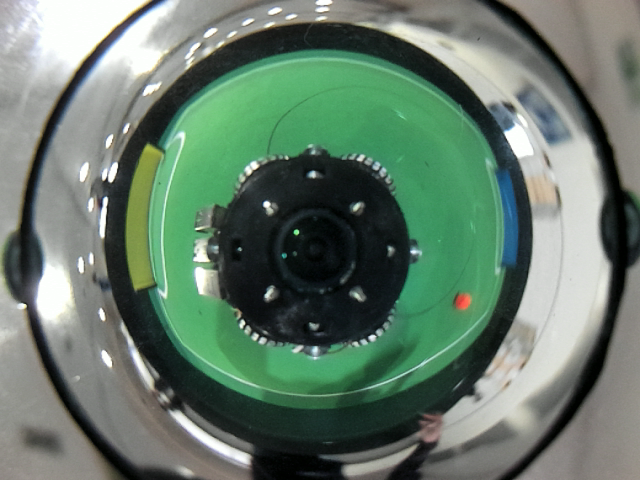
#> input picture img/109.png, 640 x 480 px
$ python Test.py
#> lines starting #> are read from the running program, lines starting #| are printed output that depends on the picture; after the words box and inside, x2 and y2 are one past the last pixel; in counts of white or black regions, pixels touching at a corner belong together; long printed decimals are rounded
### Utility.py
import cv2
import numpy as np
import Values as val
import math


def load_test_image(path):
    """
    Reads the image using opencv and returns it

    :param str path: Path to the image
    :return: image read by opencv
    """
#> called with path = 'img/109.png'
    img = cv2.imread(path)
#> img is the input picture: shape (480, 640, 3); mean B, G, R 107, 122.5, 101.5
    return img


def show_test_image(img, title=""):
    """
    Displays a given image in using opencv

    :param img: image to be displayed
    :param str title: name of the window
    :return:
    """
    cv2.imshow(title, img)
    cv2.waitKey(0)


# [11 lines left out: function unwrap, not called in this run]


def drawCross(img, x_middle, y_middle, size=50, color=(0, 0, 0), line_strength=1, angle=0):
    """
    Returns an image with a marker at an x, y value.

    :param Any img: Image to draw on
    :param int x_middle: Where the marker should be drawn on the x-axis
    :param int y_middle: Where the marker should be drawn on the y-axis
    :param int size: SIze the marker should have
    :param tuple color: Color the marker should have
    :param int line_strength: Strength the marker should have
    :return: image with marker
    """

    x_pt1 = [int(x_middle - size / 2), int(y_middle)]
    x_pt2 = [int(x_middle + size / 2), int(y_middle)]
    y_pt1 = [int(x_middle), int(y_middle - size / 2)]
    y_pt2 = [int(x_middle), int(y_middle + size / 2)]
    cv2.line(img, x_pt1, x_pt2, color, line_strength)
    cv2.line(img, y_pt1, y_pt2, color, line_strength)
    if angle != None:
        cv2.putText(img, f'{math.floor(angle)}deg', (int(x_middle - (size / 2)), y_middle - 20), cv2.FONT_HERSHEY_SIMPLEX, 1, color)
    return img


# [16 lines left out: function scrollImage, not called in this run]


def drawRobotMiddleCross(
        img,
        c_diameter=val.FIELD_DIAMETER,
        robot_offset=val.CENTER_IMAGE,
        robot_mask=False
):
    """
    Returns an image with a special marker for the robot and where the soccer-field is.

    :param Any img: Image to draw on
    :param int c_diameter: Diameter if the circular soccer field
    :param tuple  robot_offset: Offset of the camera in relation to the mirror
    :param bool robot_mask: Draw a black circle on top of the robot
    :return: image with special marker for the robot
    """

    w = img.shape[1]
    h = img.shape[0]

    x_pt1 = [int(val.CENTER_IMAGE[0] + c_diameter / 2), int(val.CENTER_IMAGE[1])]
    x_pt2 = [int(val.CENTER_IMAGE[0] - c_diameter / 2), int(val.CENTER_IMAGE[1])]
    y_pt1 = [int(val.CENTER_IMAGE[0]), int(val.CENTER_IMAGE[1] + c_diameter / 2)]
    y_pt2 = [int(val.CENTER_IMAGE[0]), int(val.CENTER_IMAGE[1] - c_diameter / 2)]

    if robot_mask:
        cv2.circle(img, val.CENTER_IMAGE, val.ROBOT_RADIUS, (0, 0, 0), -1)
    cv2.circle(img, val.CENTER_IMAGE, int(c_diameter / 2), (0, 0, 255), 1)

    cv2.line(img, y_pt1, y_pt2, (0, 0, 255), 1)
    cv2.line(img, x_pt1, x_pt2, (0, 0, 255), 1)

    return img


# [16 lines left out: function drawTriangle, not called in this run]


def drawTriangle(img, middle1, middle2=val.CENTER_IMAGE, color=(255, 255, 255), line_strength=2):
    """

    :param img:
    :param middle1:
    :param middle2:
    :param color:
    :param line_strength:
    :return:
    """
    pt_c1 = [int(middle1[0]), int(middle1[1])]
    pt_c2 = [int(middle2[0]), int(middle2[1])]
    pt_a1 = [int(middle1[0]), int(middle1[1])]
    pt_a2 = [int(middle1[0]), int(middle2[1])]
    pt_b1 = [int(middle1[0]), int(middle2[1])]
    pt_b2 = [int(middle2[0]), int(middle2[1])]

    cv2.line(img, pt_c1, pt_c2, color, line_strength)
    cv2.line(img, pt_a1, pt_a2, color, line_strength)
    cv2.line(img, pt_b1, pt_b2, color, line_strength)

    return img

### Ball.py
import cv2
import numpy as np
import math
import Utility as ut
import Values as val


def getMiddle(frame):
    """
    Gets the middle of the Ball using a mask

    :param frame: Image to be evaluated
    :return: floored x, y value representing the center of the ball
    """
    lower = np.array(val.BALL_COLOR[0])  # BALL_COLOR[0] consists of 3 Values: Blue Min, Green Min, Red Min
    upper = np.array(val.BALL_COLOR[1])  # BALL_COLOR[1] consists of 3 Values: Blue Max, Green Max, Red Max

    mask = cv2.inRange(frame, lower, upper)
    x, y, w, h = cv2.boundingRect(mask)
    return [math.floor(x + w / 2), math.floor(y + h / 2), w, h]


def getAngle(frame):
    """
    Gets the Angle of the yellow goal using a tangent using tan^-1(m)

    :param frame:
    :return:
    """
    x, y, w, h = getMiddle(frame)
#> in getMiddle, `mask = cv2.inRange(frame, lower, upper)`:
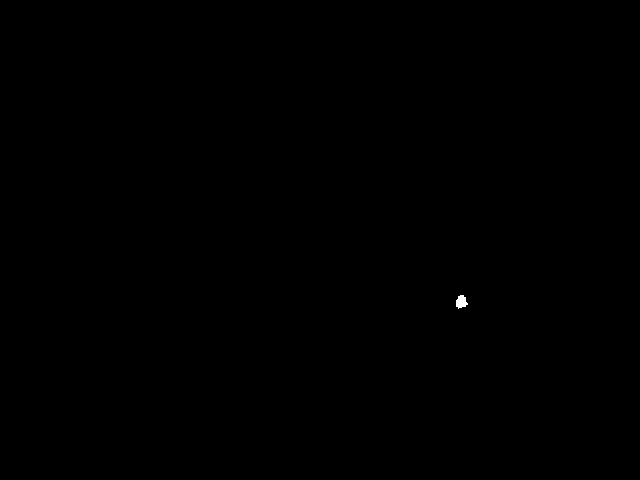
#> mask: shape (480, 640); 0.04% white; 1 white region, box (x1, y1, x2, y2) and area: (456, 295, 468, 309) 115
#> in getMiddle, `x, y, w, h = cv2.boundingRect(mask)`: x = 456; y = 295; w = 12; h = 14
#> x = 462; y = 302; w = 12; h = 14
    x = x - val.CENTER_IMAGE[0]
#> x = 148
    y = val.CENTER_IMAGE[1] - y
#> y = -52
    print(f"Ball: {x}, {y}")
#| Ball: 148, -52

    # QUADRANT I
    if x > 0 and y > 0:
        return math.degrees(np.arctan(y / x))

    # QUADRANT II
    elif x < 0 and y > 0:
        return math.degrees(np.arctan(y / x) + math.pi)

    # QUADRANT III
    elif x < 0 and y < 0:
        return math.degrees(np.arctan(y / x) + math.pi) - 360

    # QUADRANT IV
    elif x > 0 and y < 0:
        return math.degrees(np.arctan(y / x) + math.pi * 2) - 360


def getDistance(frame):
    raise NotImplementedError


# [4 lines left out: function getData, not called in this run]

### GoalYellow.py
import cv2
import numpy as np
import math
import Utility as ut
import Values as val

def getMiddle(frame):
    """
    Gets the middle of the Yellow Goal using a mask

    :param frame:
    :return: middle of the ball in x, y coords
    """
    lower = np.array(val.GOAL_Y_COLOR[0])  # BALL_COLOR[0] consists of 3 Values: Blue Min, Green Min, Red Min
    upper = np.array(val.GOAL_Y_COLOR[1])  # BALL_COLOR[1] consists of 3 Values: Blue Max, Green Max, Red Max

    mask = cv2.inRange(frame, lower, upper)
    x, y, w, h = cv2.boundingRect(mask)
    return [math.floor(x + w / 2), math.floor(y + h / 2), w, h]


def getAngle(frame):
    """
    Gets the Angle of the yellow goal using a tangent using tan^-1(m)

    :param frame:
    :return:
    """
    x, y, w, h = getMiddle(frame)
    x = x - val.CENTER_IMAGE[0]
    y = val.CENTER_IMAGE[1] - y
    print(f"Blue: {x}, {y}")

    # QUADRANT I
    if x > 0 and y > 0:
        return math.degrees(np.arctan(y / x))

    # QUADRANT II
    elif x < 0 and y > 0:
        return math.degrees(np.arctan(y / x) + math.pi)

    # QUADRANT III
    elif x < 0 and y < 0:
        return math.degrees(np.arctan(y / x) + math.pi) - 360

    # QUADRANT IV
    elif x > 0 and y < 0:
        return math.degrees(np.arctan(y / x) + math.pi * 2) - 360


def getDistance(frame):
    raise NotImplementedError


# [4 lines left out: function getData, not called in this run]

### GoalBlue.py
import cv2
import numpy as np
import math
import Utility as ut
import Values as val

def getMiddle(frame):
    """
    Gets the middle of the Ball using a mask

    :param frame:
    :return: middle of the ball in x, y coords
    """
    lower = np.array(val.GOAL_B_COLOR[0])  # BALL_COLOR[0] consists of 3 Values: Blue Min, Green Min, Red Min
    upper = np.array(val.GOAL_B_COLOR[1])  # BALL_COLOR[1] consists of 3 Values: Blue Max, Green Max, Red Max

    mask = cv2.inRange(frame, lower, upper)
    x, y, w, h = cv2.boundingRect(mask)
    return [math.floor(x + w / 2), math.floor(y + h / 2), w, h]


def getAngle(frame):
    """
    Gets the Angle of the yellow goal using a tangent using tan^-1(m)

    :param frame:
    :return:
    """
    x, y, w, h = getMiddle(frame)
    x = x - val.CENTER_IMAGE[0]
    y = val.CENTER_IMAGE[1] - y
    print(f"Yellow: {x}, {y}")

    # QUADRANT I
    if x > 0 and y > 0:
        return math.degrees(np.arctan(y / x))

    # QUADRANT II
    elif x < 0 and y > 0:
        return math.degrees(np.arctan(y / x) + math.pi)

    # QUADRANT III
    elif x < 0 and y < 0:
        return math.degrees(np.arctan(y / x) + math.pi) - 360

    # QUADRANT IV
    elif x > 0 and y < 0:
        return math.degrees(np.arctan(y / x) + math.pi * 2) - 360


def getDistance(frame):
    raise NotImplementedError


# [4 lines left out: function getData, not called in this run]

### Test.py
import Utility as ut
import numpy as np
import Ball
import GoalYellow
import GoalBlue

img = ut.load_test_image("img/109.png")

ball_angle = Ball.getAngle(img)
#> ball_angle = -19.36
ball_middle = Ball.getMiddle(img)
#> ball_middle = [462, 302, 12, 14]
ball_x = ball_middle[0]
#> ball_x = 462
ball_y = ball_middle[1]
#> ball_y = 302

gy_angle = GoalYellow.getAngle(img)
#> in getMiddle, `mask = cv2.inRange(frame, lower, upper)`:
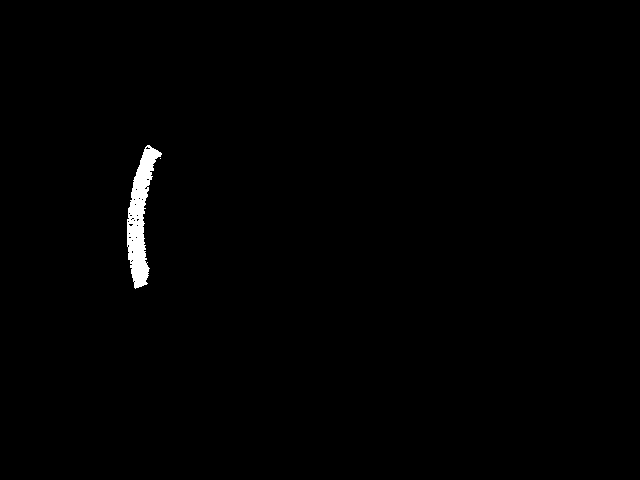
#> mask: shape (480, 640); 0.73% white; 2 white regions (1 under 20 px), largest, box (x1, y1, x2, y2) and area: (127, 145, 162, 289) 2231
#> in getMiddle, `x, y, w, h = cv2.boundingRect(mask)`: x = 127; y = 145; w = 35; h = 144
#> in getAngle, `x, y, w, h = getMiddle(frame)`: y = 217; w = 35; h = 144
#> in getAngle, `x = x - val.CENTER_IMAGE[0]`: x = -170
#> in getAngle, `y = val.CENTER_IMAGE[1] - y`: y = 33
#| Blue: -170, 33
#> gy_angle = 169
gy_middle = GoalYellow.getMiddle(img)
#> gy_middle = [144, 217, 35, 144]
gy_x = gy_middle[0]
#> gy_x = 144
gy_y = gy_middle[1]
#> gy_y = 217

gb_angle = GoalBlue.getAngle(img)
#> in getMiddle, `mask = cv2.inRange(frame, lower, upper)`:
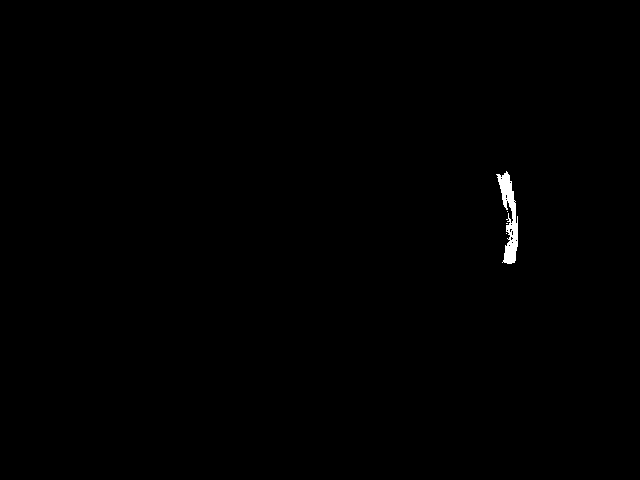
#> mask: shape (480, 640); 0.3% white; 4 white regions (3 under 20 px), largest, box (x1, y1, x2, y2) and area: (496, 171, 518, 264) 918
#> in getMiddle, `x, y, w, h = cv2.boundingRect(mask)`: x = 496; y = 171; w = 22; h = 93
#> in getAngle, `x, y, w, h = getMiddle(frame)`: x = 507; y = 217; w = 22; h = 93
#> in getAngle, `x = x - val.CENTER_IMAGE[0]`: x = 193
#> in getAngle, `y = val.CENTER_IMAGE[1] - y`: y = 33
#| Yellow: 193, 33
#> gb_angle = 9.7
gb_middle = GoalBlue.getMiddle(img)
#> gb_middle = [507, 217, 22, 93]
gb_x = gb_middle[0]
#> gb_x = 507
gb_y = gb_middle[1]
#> gb_y = 217


print(f"Middle of ball: x={ball_x} | y={ball_y} | angle={ball_angle}")
#| Middle of ball: x=462 | y=302 | angle=-19.359
print(f"Middle of yellow goal: x={gy_x} | y={gy_y} | angle={gy_angle}")
#| Middle of yellow goal: x=144 | y=217 | angle=169.015
print(f"Middle of blue goal: x={gb_x} | y={gb_y} | angle={gb_angle}")
#| Middle of blue goal: x=507 | y=217 | angle=9.703

ut.drawTriangle(img, (ball_x, ball_y))
ut.drawTriangle(img, (gy_x, gy_y))
#> in drawTriangle (call 2), `cv2.line(img, pt_a1, pt_a2, color, line_strength)`: img: shape (480, 640, 3); mean B, G, R 108, 123.4, 102.5
ut.drawTriangle(img, (gb_x, gb_y))
#> in drawTriangle (call 3), `cv2.line(img, pt_a1, pt_a2, color, line_strength)`: img: shape (480, 640, 3); mean B, G, R 108.7, 124, 103.3

ut.drawCross(img, ball_x, ball_y, 30, color=(0, 111, 255), line_strength=2, angle=ball_angle)
#> in drawCross, `x_pt1 = [int(x_middle - size / 2), int(y_middle)]`: x_pt1 = [447, 302]
#> in drawCross, `x_pt2 = [int(x_middle + size / 2), int(y_middle)]`: x_pt2 = [477, 302]
#> in drawCross, `y_pt1 = [int(x_middle), int(y_middle - size / 2)]`: y_pt1 = [462, 287]
#> in drawCross, `y_pt2 = [int(x_middle), int(y_middle + size / 2)]`: y_pt2 = [462, 317]
#> in drawCross, `cv2.line(img, x_pt1, x_pt2, color, line_strength)`: img: shape (480, 640, 3); mean B, G, R 108.7, 124, 103.4
#> in drawCross, `cv2.line(img, y_pt1, y_pt2, color, line_strength)`: img: shape (480, 640, 3); mean B, G, R 108.6, 124, 103.4
ut.drawCross(img, gy_x, gy_y, 30, color=(0, 255, 255), line_strength=2, angle=gy_angle)
#> in drawCross (call 2), `cv2.line(img, x_pt1, x_pt2, color, line_strength)`: img: shape (480, 640, 3); mean B, G, R 108.5, 124, 103.5
#> in drawCross (call 2), `cv2.line(img, y_pt1, y_pt2, color, line_strength)`: img: shape (480, 640, 3); mean B, G, R 108.4, 124, 103.5
ut.drawCross(img, gb_x, gb_y, 30, color=(255, 0, 0), line_strength=2, angle=gb_angle)
#> in drawCross (call 3), `cv2.line(img, x_pt1, x_pt2, color, line_strength)`: img: shape (480, 640, 3); mean B, G, R 108.4, 124, 103.7
#> in drawCross (call 3), `cv2.line(img, y_pt1, y_pt2, color, line_strength)`: img: shape (480, 640, 3); mean B, G, R 108.4, 124, 103.6

ut.drawRobotMiddleCross(img=img, robot_mask=False)
#> in drawRobotMiddleCross, `cv2.line(img, x_pt1, x_pt2, (0, 0, 255), 1)`:
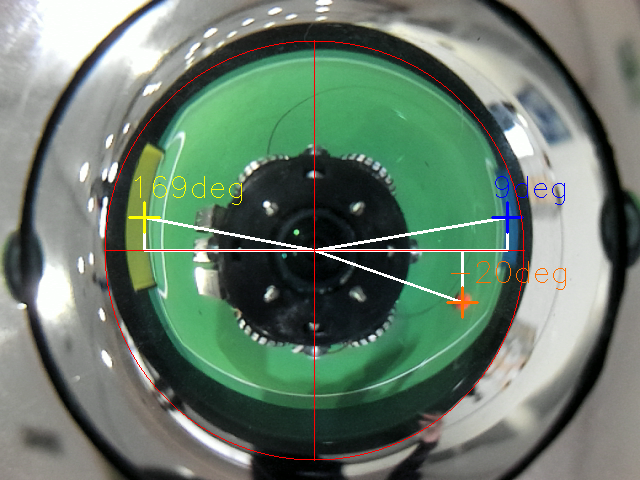
#> img: shape (480, 640, 3); mean B, G, R 107.8, 123.2, 104.6

ut.show_test_image(img, "Original")

$ run again, with img/240.png copied over img/109.png
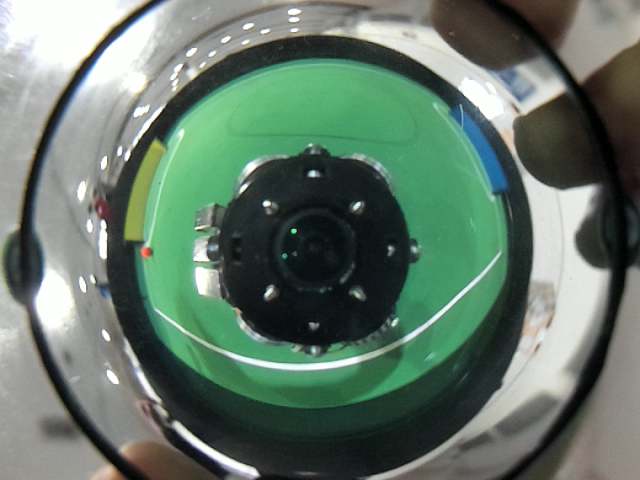
#> input picture img/240.png, 640 x 480 px
#> in load_test_image, img is the input picture: shape (480, 640, 3); mean B, G, R 106.1, 119.8, 100
#> in getMiddle, `x, y, w, h = cv2.boundingRect(mask)`: x = 101; y = 210; w = 49; h = 270
#> in getAngle, `x, y, w, h = getMiddle(frame)`: x = 125; y = 345; w = 49; h = 270
#> in getAngle, `x = x - val.CENTER_IMAGE[0]`: x = -189
#> in getAngle, `y = val.CENTER_IMAGE[1] - y`: y = -95
#| Ball: -189, -95
#> ball_angle = -153.3
#> ball_middle = [125, 345, 49, 270]
#> ball_x = 125
#> ball_y = 345
#> in getMiddle, `mask = cv2.inRange(frame, lower, upper)`:
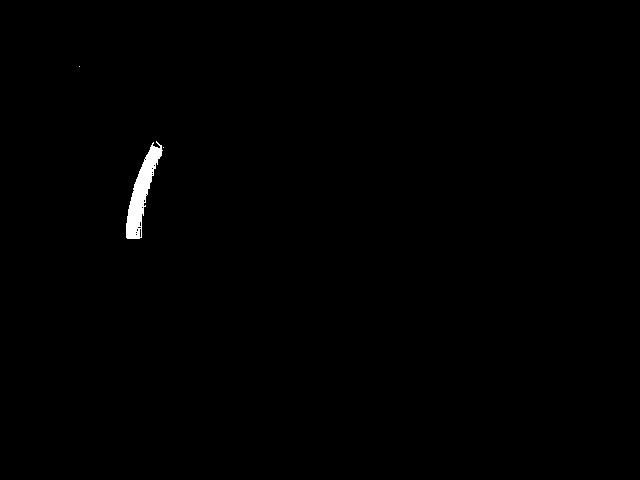
#> mask: shape (480, 640); 0.45% white; 3 white regions (2 under 20 px), largest, box (x1, y1, x2, y2) and area: (126, 141, 163, 239) 1383
#> in getMiddle, `x, y, w, h = cv2.boundingRect(mask)`: x = 79; y = 66; w = 85; h = 173
#> in getAngle, `x, y, w, h = getMiddle(frame)`: x = 121; y = 152; w = 85; h = 173
#> in getAngle, `x = x - val.CENTER_IMAGE[0]`: x = -193
#> in getAngle, `y = val.CENTER_IMAGE[1] - y`: y = 98
#| Blue: -193, 98
#> gy_angle = 153.1
#> gy_middle = [121, 152, 85, 173]
#> gy_x = 121
#> gy_y = 152
#> in getMiddle, `x, y, w, h = cv2.boundingRect(mask)`: x = 84; y = 16; w = 424; h = 174
#> in getAngle, `x, y, w, h = getMiddle(frame)`: x = 296; y = 103; w = 424; h = 174
#> in getAngle, `x = x - val.CENTER_IMAGE[0]`: x = -18
#> in getAngle, `y = val.CENTER_IMAGE[1] - y`: y = 147
#| Yellow: -18, 147
#> gb_angle = 96.98
#> gb_middle = [296, 103, 424, 174]
#> gb_x = 296
#> gb_y = 103
#| Middle of ball: x=125 | y=345 | angle=-153.314
#| Middle of yellow goal: x=121 | y=152 | angle=153.080
#| Middle of blue goal: x=296 | y=103 | angle=96.981
#> x_pt1 = [110, 345]
#> x_pt2 = [140, 345]
#> y_pt1 = [125, 330]
#> y_pt2 = [125, 360]
#> in drawRobotMiddleCross, `cv2.line(img, x_pt1, x_pt2, (0, 0, 255), 1)`:
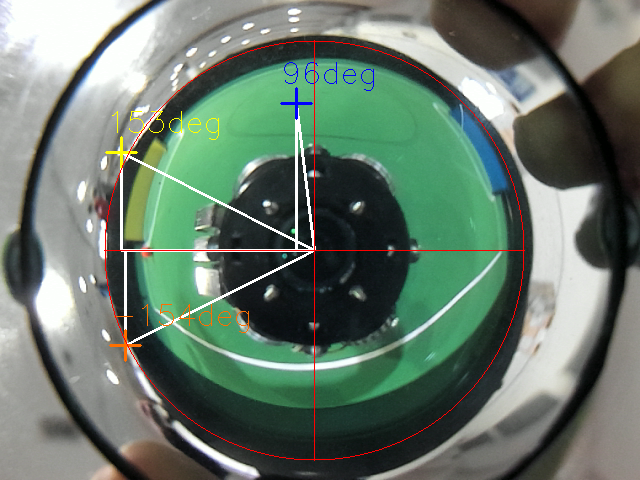
#> img: shape (480, 640, 3); mean B, G, R 107.2, 120.7, 103.3

$ run again, with img/264.png copied over img/109.png
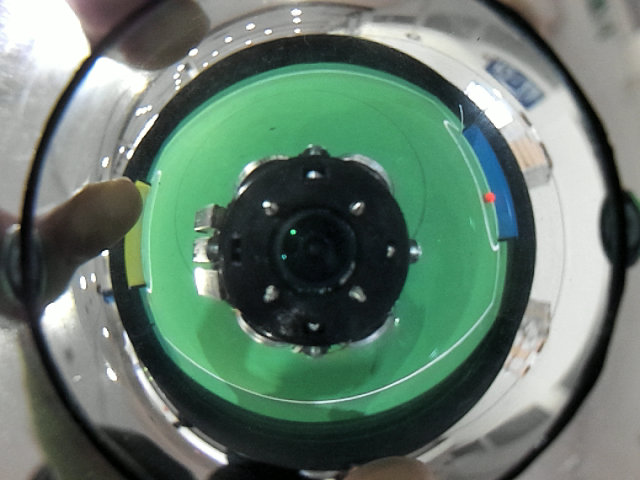
#> input picture img/264.png, 640 x 480 px
#> in load_test_image, img is the input picture: shape (480, 640, 3); mean B, G, R 108.1, 121.4, 100.1
#> in getMiddle, `x, y, w, h = cv2.boundingRect(mask)`: x = 485; y = 193; w = 11; h = 9
#> in getAngle, `x, y, w, h = getMiddle(frame)`: x = 490; y = 197; w = 11; h = 9
#> in getAngle, `x = x - val.CENTER_IMAGE[0]`: x = 176
#> in getAngle, `y = val.CENTER_IMAGE[1] - y`: y = 53
#| Ball: 176, 53
#> ball_angle = 16.76
#> ball_middle = [490, 197, 11, 9]
#> ball_x = 490
#> ball_y = 197
#> in getMiddle, `x, y, w, h = cv2.boundingRect(mask)`: x = 125; y = 182; w = 21; h = 103
#> in getAngle, `x, y, w, h = getMiddle(frame)`: x = 135; y = 233; w = 21; h = 103
#> in getAngle, `x = x - val.CENTER_IMAGE[0]`: x = -179
#> in getAngle, `y = val.CENTER_IMAGE[1] - y`: y = 17
#| Blue: -179, 17
#> gy_angle = 174.6
#> gy_middle = [135, 233, 21, 103]
#> gy_x = 135
#> gy_y = 233
#> in getMiddle, `mask = cv2.inRange(frame, lower, upper)`:
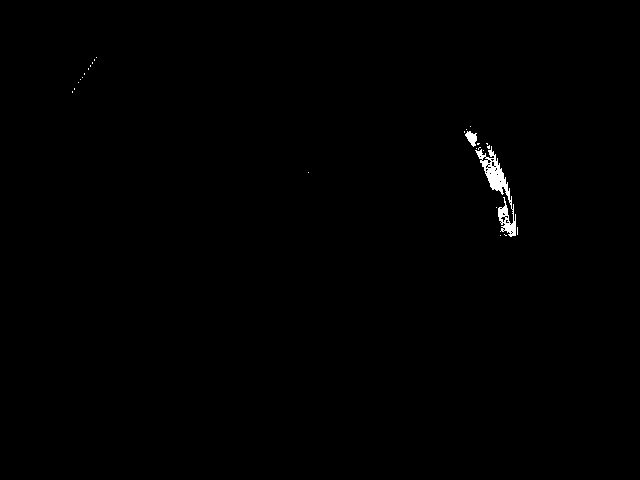
#> mask: shape (480, 640); 0.38% white; 27 white regions (25 under 20 px), largest, box (x1, y1, x2, y2) and area: (475, 146, 516, 237) 991, (465, 131, 477, 147) 113
#> in getMiddle, `x, y, w, h = cv2.boundingRect(mask)`: x = 72; y = 57; w = 446; h = 180
#> in getAngle, `x, y, w, h = getMiddle(frame)`: x = 295; y = 147; w = 446; h = 180
#> in getAngle, `x = x - val.CENTER_IMAGE[0]`: x = -19
#> in getAngle, `y = val.CENTER_IMAGE[1] - y`: y = 103
#| Yellow: -19, 103
#> gb_angle = 100.5
#> gb_middle = [295, 147, 446, 180]
#> gb_x = 295
#> gb_y = 147
#| Middle of ball: x=490 | y=197 | angle=16.759
#| Middle of yellow goal: x=135 | y=233 | angle=174.575
#| Middle of blue goal: x=295 | y=147 | angle=100.452
#> x_pt1 = [475, 197]
#> x_pt2 = [505, 197]
#> y_pt1 = [490, 182]
#> y_pt2 = [490, 212]
#> in drawRobotMiddleCross, `cv2.line(img, x_pt1, x_pt2, (0, 0, 255), 1)`:
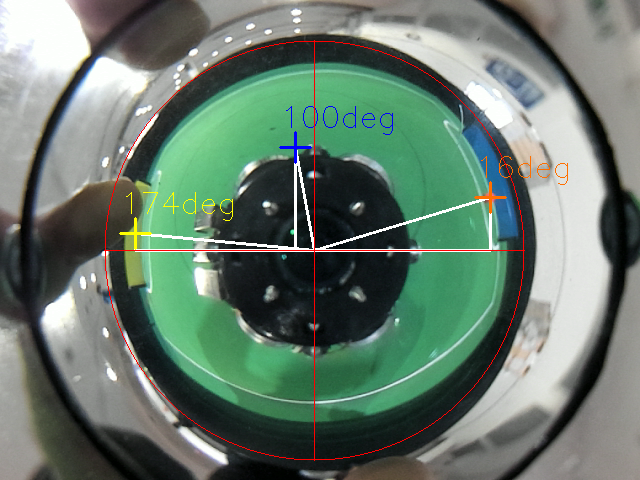
#> img: shape (480, 640, 3); mean B, G, R 109, 122, 103.2
